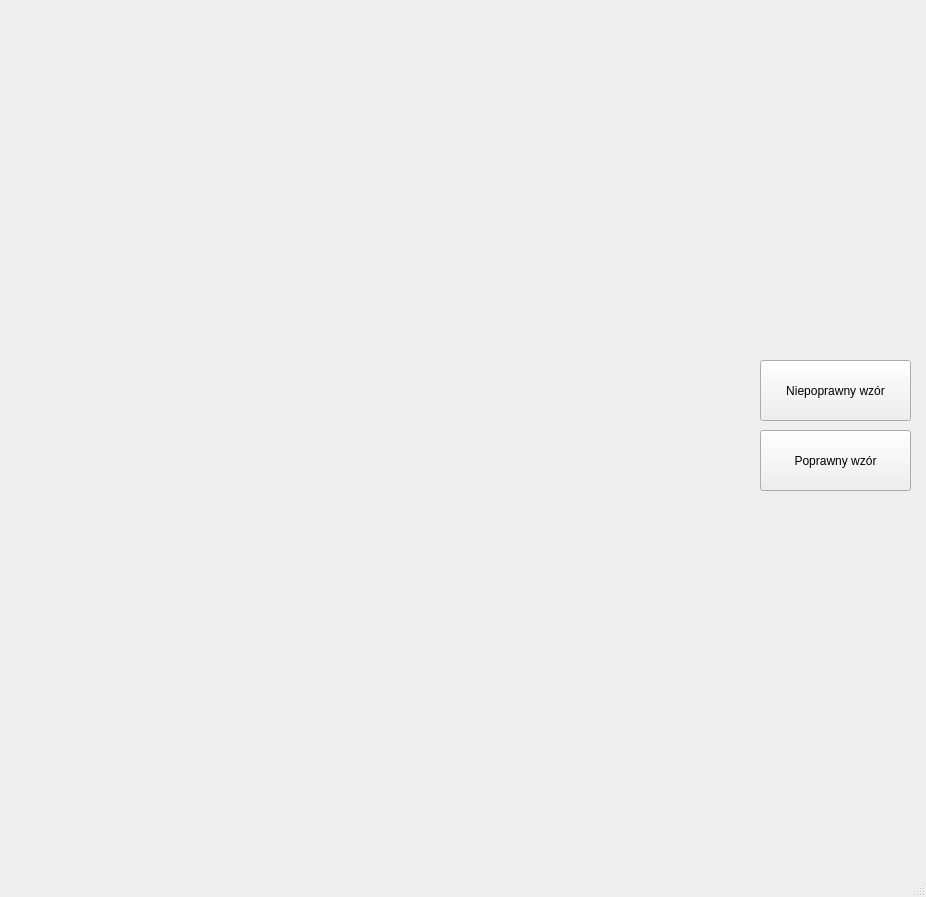
<?xml version="1.0" encoding="UTF-8"?>
<ui version="4.0">
 <class>MainWindow</class>
 <widget class="QMainWindow" name="MainWindow">
  <property name="geometry">
   <rect>
    <x>0</x>
    <y>0</y>
    <width>926</width>
    <height>897</height>
   </rect>
  </property>
  <property name="windowTitle">
   <string>MainWindow</string>
  </property>
  <widget class="QWidget" name="centralwidget">
   <widget class="QPushButton" name="correctButton">
    <property name="geometry">
     <rect>
      <x>760</x>
      <y>430</y>
      <width>151</width>
      <height>61</height>
     </rect>
    </property>
    <property name="text">
     <string>Poprawny wzór</string>
    </property>
   </widget>
   <widget class="QPushButton" name="incorrectButton">
    <property name="geometry">
     <rect>
      <x>760</x>
      <y>360</y>
      <width>151</width>
      <height>61</height>
     </rect>
    </property>
    <property name="text">
     <string>Niepoprawny wzór</string>
    </property>
   </widget>
   <widget class="PlotWidget" name="graphWidget_1" native="true">
    <property name="geometry">
     <rect>
      <x>10</x>
      <y>0</y>
      <width>731</width>
      <height>421</height>
     </rect>
    </property>
   </widget>
   <widget class="PlotWidget" name="graphWidget_2" native="true">
    <property name="geometry">
     <rect>
      <x>10</x>
      <y>430</y>
      <width>731</width>
      <height>421</height>
     </rect>
    </property>
   </widget>
  </widget>
  <widget class="QMenuBar" name="menubar">
   <property name="geometry">
    <rect>
     <x>0</x>
     <y>0</y>
     <width>926</width>
     <height>21</height>
    </rect>
   </property>
  </widget>
  <widget class="QStatusBar" name="statusbar"/>
 </widget>
 <customwidgets>
  <customwidget>
   <class>PlotWidget</class>
   <extends>QWidget</extends>
   <header>pyqtgraph</header>
   <container>1</container>
  </customwidget>
 </customwidgets>
 <resources/>
 <connections/>
</ui>
